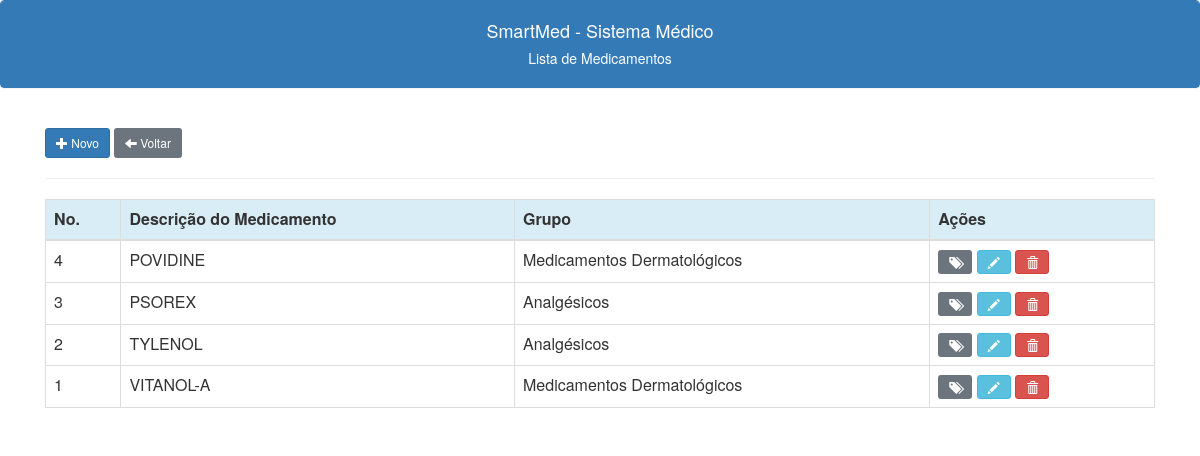
/medicamentos_lista.php, run on the app's committed database.
### tables this page shows
CREATE TABLE IF NOT EXISTS `medicamentos` (
  `id` int NOT NULL AUTO_INCREMENT,
  `id_grupo` int DEFAULT NULL,
  `descricao` varchar(200) NOT NULL DEFAULT '',
  PRIMARY KEY (`id`),
  KEY `FK_medicamentos_grupos_medicamentos` (`id_grupo`),
  CONSTRAINT `FK_medicamentos_grupos_medicamentos` FOREIGN KEY (`id_grupo`) REFERENCES `grupos_medicamentos` (`id`)
);

CREATE TABLE IF NOT EXISTS `grupos_medicamentos` (
  `id` int NOT NULL AUTO_INCREMENT,
  `descricao` varchar(120) NOT NULL,
  PRIMARY KEY (`id`)
);

### medicamentos_lista.php (the view, shortened to what this page needs)
<?php
include("conexao.php");
include("links.php");
?>
<!doctype html>
<html lang="en">
<head>
</head>
<body>
    <div class="panel panel-primary class">
        <div class="panel-heading text-center">
            <h4>SmartMed - Sistema Médico</h4>
            <h5>Lista de Medicamentos<h5>
        </div>
    </div>
    <br>
    <div class="container -my5">
        <button type="button" class="btn btn-primary btn-sm" data-toggle="modal" data-target="#novomedicamentoModal"><span class="glyphicon glyphicon-plus"></span>
            Novo
        </button>
        <a class="btn btn-secondary btn-sm" href="/smedweb/menu.php"><span class="glyphicon glyphicon-arrow-left"></span> Voltar</a>
        <hr>
        <table class="table display table-bordered tabmedicamentos">
            <thead class="thead">
                <tr class="info">
                    <th scope="col">No.</th>
                    <th scope="col">Descrição do Medicamento</th>
                    <th dcope="col">Grupo</th>
                    <th scope="col">Ações</th>
                </tr>
            </thead>
            <tbody>
                <?php
                $c_sql = "SELECT medicamentos.id, medicamentos.descricao, grupos_medicamentos.descricao AS grupo" .
                    " FROM medicamentos
                    JOIN grupos_medicamentos ON medicamentos.id_grupo=grupos_medicamentos.id" .
                    " ORDER BY medicamentos.descricao";
                $result = $conection->query($c_sql);
                while ($c_linha = $result->fetch_assoc()) {
                    echo "
                    <tr>
                    <td>$c_linha[id]</td>
                    <td>$c_linha[descricao]</td>
                    <td>$c_linha[grupo]</td>
                    <td>
                    <a class='btn btn-secondary btn-sm' title='Apresentações do Medicamento' href='/smedweb/apresentacao_medicamentos_lista.php?id=$c_linha[id]'><span class='glyphicon glyphicon-tags'></span></a>
                    <button class='btn btn-info btn-sm editbtn' data-toggle=modal' title='Editar Medicamento'><span class='glyphicon glyphicon-pencil'></span></button>
                    <a class='btn btn-danger btn-sm' title='Excluir Medicamento' href='javascript:func()'onclick='confirmacao($c_linha[id])'><span class='glyphicon glyphicon-trash'></span></a>
                    </td>
                    </tr>
                    ";
                }
                ?>
            </tbody>
        </table>
    </div>
</body>
</html>

### data on the page
medicamentos: id "4", descricao "POVIDINE", id_grupo.descricao "Medicamentos Dermatológicos"
medicamentos: id "3", descricao "PSOREX", id_grupo.descricao "Analgésicos"
medicamentos: id "2", descricao "TYLENOL", id_grupo.descricao "Analgésicos"
medicamentos: id "1", descricao "VITANOL-A", id_grupo.descricao "Medicamentos Dermatológicos"
